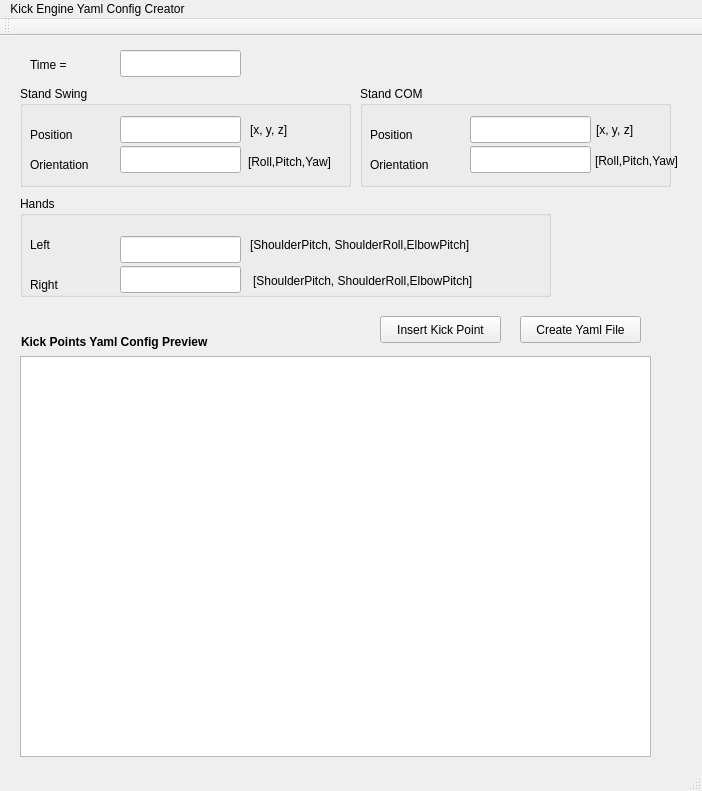
<?xml version="1.0" encoding="UTF-8"?>
<ui version="4.0">
 <class>MainWindow</class>
 <widget class="QMainWindow" name="MainWindow">
  <property name="geometry">
   <rect>
    <x>0</x>
    <y>0</y>
    <width>702</width>
    <height>791</height>
   </rect>
  </property>
  <property name="windowTitle">
   <string>Kick Engine Yaml Config Creator</string>
  </property>
  <widget class="QWidget" name="centralWidget">
   <widget class="QLabel" name="label">
    <property name="geometry">
     <rect>
      <x>30</x>
      <y>20</y>
      <width>66</width>
      <height>17</height>
     </rect>
    </property>
    <property name="text">
     <string>Time = </string>
    </property>
   </widget>
   <widget class="QGroupBox" name="groupBox">
    <property name="geometry">
     <rect>
      <x>20</x>
      <y>50</y>
      <width>331</width>
      <height>101</height>
     </rect>
    </property>
    <property name="title">
     <string>Stand Swing</string>
    </property>
    <widget class="QLabel" name="label_2">
     <property name="geometry">
      <rect>
       <x>10</x>
       <y>40</y>
       <width>66</width>
       <height>17</height>
      </rect>
     </property>
     <property name="text">
      <string>Position </string>
     </property>
    </widget>
    <widget class="QLabel" name="label_3">
     <property name="geometry">
      <rect>
       <x>10</x>
       <y>70</y>
       <width>91</width>
       <height>17</height>
      </rect>
     </property>
     <property name="text">
      <string>Orientation</string>
     </property>
    </widget>
    <widget class="QLineEdit" name="swingPos">
     <property name="geometry">
      <rect>
       <x>100</x>
       <y>30</y>
       <width>121</width>
       <height>27</height>
      </rect>
     </property>
     <property name="font">
      <font>
       <pointsize>11</pointsize>
      </font>
     </property>
     <property name="inputMask">
      <string/>
     </property>
     <property name="text">
      <string/>
     </property>
     <property name="maxLength">
      <number>32767</number>
     </property>
    </widget>
    <widget class="QLineEdit" name="swingRot">
     <property name="geometry">
      <rect>
       <x>100</x>
       <y>60</y>
       <width>121</width>
       <height>27</height>
      </rect>
     </property>
     <property name="font">
      <font>
       <pointsize>11</pointsize>
      </font>
     </property>
     <property name="inputMask">
      <string/>
     </property>
     <property name="text">
      <string/>
     </property>
     <property name="maxLength">
      <number>32767</number>
     </property>
    </widget>
    <widget class="QLabel" name="label_8">
     <property name="geometry">
      <rect>
       <x>230</x>
       <y>35</y>
       <width>66</width>
       <height>17</height>
      </rect>
     </property>
     <property name="text">
      <string>[x, y, z]</string>
     </property>
    </widget>
    <widget class="QLabel" name="label_9">
     <property name="geometry">
      <rect>
       <x>228</x>
       <y>67</y>
       <width>111</width>
       <height>17</height>
      </rect>
     </property>
     <property name="text">
      <string>[Roll,Pitch,Yaw]</string>
     </property>
    </widget>
   </widget>
   <widget class="QLineEdit" name="time">
    <property name="geometry">
     <rect>
      <x>120</x>
      <y>14</y>
      <width>121</width>
      <height>27</height>
     </rect>
    </property>
   </widget>
   <widget class="QPushButton" name="insert">
    <property name="geometry">
     <rect>
      <x>380</x>
      <y>280</y>
      <width>121</width>
      <height>27</height>
     </rect>
    </property>
    <property name="text">
     <string>Insert Kick Point</string>
    </property>
   </widget>
   <widget class="QGroupBox" name="groupBox_2">
    <property name="geometry">
     <rect>
      <x>360</x>
      <y>50</y>
      <width>311</width>
      <height>101</height>
     </rect>
    </property>
    <property name="title">
     <string>Stand COM</string>
    </property>
    <widget class="QLabel" name="label_4">
     <property name="geometry">
      <rect>
       <x>10</x>
       <y>40</y>
       <width>66</width>
       <height>17</height>
      </rect>
     </property>
     <property name="text">
      <string>Position </string>
     </property>
    </widget>
    <widget class="QLabel" name="label_5">
     <property name="geometry">
      <rect>
       <x>10</x>
       <y>70</y>
       <width>91</width>
       <height>17</height>
      </rect>
     </property>
     <property name="text">
      <string>Orientation</string>
     </property>
    </widget>
    <widget class="QLineEdit" name="comRot">
     <property name="geometry">
      <rect>
       <x>110</x>
       <y>60</y>
       <width>121</width>
       <height>27</height>
      </rect>
     </property>
     <property name="font">
      <font>
       <pointsize>11</pointsize>
      </font>
     </property>
     <property name="inputMask">
      <string/>
     </property>
     <property name="text">
      <string/>
     </property>
     <property name="maxLength">
      <number>32767</number>
     </property>
    </widget>
    <widget class="QLineEdit" name="comPos">
     <property name="geometry">
      <rect>
       <x>110</x>
       <y>30</y>
       <width>121</width>
       <height>27</height>
      </rect>
     </property>
     <property name="font">
      <font>
       <pointsize>11</pointsize>
      </font>
     </property>
     <property name="inputMask">
      <string/>
     </property>
     <property name="text">
      <string/>
     </property>
     <property name="maxLength">
      <number>32767</number>
     </property>
    </widget>
    <widget class="QLabel" name="label_10">
     <property name="geometry">
      <rect>
       <x>236</x>
       <y>35</y>
       <width>66</width>
       <height>17</height>
      </rect>
     </property>
     <property name="text">
      <string>[x, y, z]</string>
     </property>
    </widget>
   </widget>
   <widget class="QPushButton" name="create">
    <property name="geometry">
     <rect>
      <x>520</x>
      <y>280</y>
      <width>121</width>
      <height>27</height>
     </rect>
    </property>
    <property name="text">
     <string>Create Yaml File</string>
    </property>
   </widget>
   <widget class="QGroupBox" name="groupBox_3">
    <property name="geometry">
     <rect>
      <x>20</x>
      <y>160</y>
      <width>531</width>
      <height>101</height>
     </rect>
    </property>
    <property name="title">
     <string>Hands</string>
    </property>
    <widget class="QLabel" name="label_6">
     <property name="geometry">
      <rect>
       <x>10</x>
       <y>40</y>
       <width>66</width>
       <height>17</height>
      </rect>
     </property>
     <property name="text">
      <string>Left</string>
     </property>
    </widget>
    <widget class="QLabel" name="label_7">
     <property name="geometry">
      <rect>
       <x>10</x>
       <y>80</y>
       <width>61</width>
       <height>17</height>
      </rect>
     </property>
     <property name="text">
      <string>Right</string>
     </property>
    </widget>
    <widget class="QLineEdit" name="rightHand">
     <property name="geometry">
      <rect>
       <x>100</x>
       <y>70</y>
       <width>121</width>
       <height>27</height>
      </rect>
     </property>
     <property name="font">
      <font>
       <pointsize>11</pointsize>
      </font>
     </property>
     <property name="inputMask">
      <string/>
     </property>
     <property name="text">
      <string/>
     </property>
     <property name="maxLength">
      <number>32767</number>
     </property>
    </widget>
    <widget class="QLineEdit" name="leftHand">
     <property name="geometry">
      <rect>
       <x>100</x>
       <y>40</y>
       <width>121</width>
       <height>27</height>
      </rect>
     </property>
     <property name="font">
      <font>
       <pointsize>11</pointsize>
      </font>
     </property>
     <property name="inputMask">
      <string/>
     </property>
     <property name="text">
      <string/>
     </property>
     <property name="maxLength">
      <number>32767</number>
     </property>
    </widget>
    <widget class="QLabel" name="label_15">
     <property name="geometry">
      <rect>
       <x>230</x>
       <y>40</y>
       <width>281</width>
       <height>17</height>
      </rect>
     </property>
     <property name="text">
      <string>[ShoulderPitch, ShoulderRoll,ElbowPitch] </string>
     </property>
    </widget>
    <widget class="QLabel" name="label_16">
     <property name="geometry">
      <rect>
       <x>233</x>
       <y>76</y>
       <width>281</width>
       <height>17</height>
      </rect>
     </property>
     <property name="text">
      <string>[ShoulderPitch, ShoulderRoll,ElbowPitch] </string>
     </property>
    </widget>
   </widget>
   <widget class="QLabel" name="label_14">
    <property name="geometry">
     <rect>
      <x>21</x>
      <y>297</y>
      <width>241</width>
      <height>17</height>
     </rect>
    </property>
    <property name="font">
     <font>
      <weight>75</weight>
      <bold>true</bold>
     </font>
    </property>
    <property name="text">
     <string>Kick Points Yaml Config Preview</string>
    </property>
   </widget>
   <widget class="QPlainTextEdit" name="yamlPre">
    <property name="geometry">
     <rect>
      <x>20</x>
      <y>320</y>
      <width>631</width>
      <height>401</height>
     </rect>
    </property>
    <property name="plainText">
     <string/>
    </property>
   </widget>
   <widget class="QLabel" name="label_11">
    <property name="geometry">
     <rect>
      <x>595</x>
      <y>116</y>
      <width>111</width>
      <height>17</height>
     </rect>
    </property>
    <property name="text">
     <string>[Roll,Pitch,Yaw]</string>
    </property>
   </widget>
  </widget>
  <widget class="QMenuBar" name="menuBar">
   <property name="geometry">
    <rect>
     <x>0</x>
     <y>0</y>
     <width>702</width>
     <height>25</height>
    </rect>
   </property>
   <widget class="QMenu" name="menuKick_Engine_Yaml_Config_Creator">
    <property name="title">
     <string>Kick Engine Yaml Config Creator</string>
    </property>
   </widget>
   <addaction name="menuKick_Engine_Yaml_Config_Creator"/>
  </widget>
  <widget class="QToolBar" name="mainToolBar">
   <attribute name="toolBarArea">
    <enum>TopToolBarArea</enum>
   </attribute>
   <attribute name="toolBarBreak">
    <bool>false</bool>
   </attribute>
  </widget>
  <widget class="QStatusBar" name="statusBar"/>
 </widget>
 <layoutdefault spacing="6" margin="11"/>
 <tabstops>
  <tabstop>time</tabstop>
  <tabstop>swingPos</tabstop>
  <tabstop>swingRot</tabstop>
  <tabstop>comPos</tabstop>
  <tabstop>comRot</tabstop>
  <tabstop>leftHand</tabstop>
  <tabstop>rightHand</tabstop>
  <tabstop>insert</tabstop>
  <tabstop>create</tabstop>
  <tabstop>yamlPre</tabstop>
 </tabstops>
 <resources/>
 <connections/>
</ui>
